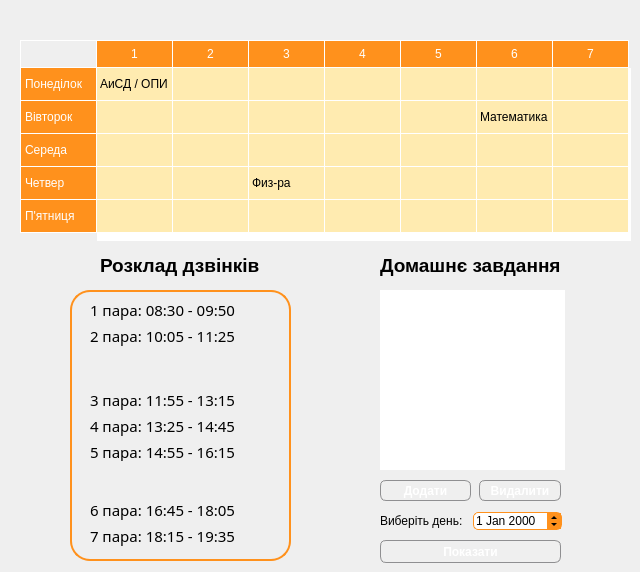
    <widget class="QWidget" name="tabUniversity">
     <attribute name="title">
      <string>Університет</string>
     </attribute>
     <widget class="QTableWidget" name="tableScheduleUniversity">
      <property name="geometry">
       <rect>
        <x>20</x>
        <y>40</y>
        <width>611</width>
        <height>201</height>
       </rect>
      </property>
      <property name="focusPolicy">
       <enum>Qt::NoFocus</enum>
      </property>
      <property name="styleSheet">
       <string notr="true">QHeaderView::section {
    background-color: #ff911c;
    padding: 4px;
    font-size: 9pt;
color: #ffffff;
    border-style: none;
    border-bottom: 1px solid #ffffff;
    border-right: 1px solid #ffffff;
}

QHeaderView::section:horizontal
{
    border-top: 1px solid #ffffff;
}

QHeaderView::section:vertical
{
    border-left: 1px solid #ffffff;
}
QTableWidget {
    gridline-color: #ffffff;
color: #000000;
}
QTableWidget QTableCornerButton::section {
    border: 1px solid #ffffff;
}
QTableWidget::item{ 
    background-color: #ffebb0; 
}
QTableWidget::item:selected{
 background-color: #ffd65e;
 }</string>
      </property>
      <property name="frameShape">
       <enum>QFrame::NoFrame</enum>
      </property>
      <property name="frameShadow">
       <enum>QFrame::Plain</enum>
      </property>
      <property name="lineWidth">
       <number>0</number>
      </property>
      <property name="verticalScrollBarPolicy">
       <enum>Qt::ScrollBarAlwaysOff</enum>
      </property>
      <property name="horizontalScrollBarPolicy">
       <enum>Qt::ScrollBarAlwaysOff</enum>
      </property>
      <property name="selectionMode">
       <enum>QAbstractItemView::NoSelection</enum>
      </property>
      <property name="showGrid">
       <bool>true</bool>
      </property>
      <attribute name="horizontalHeaderCascadingSectionResizes">
       <bool>false</bool>
      </attribute>
      <attribute name="horizontalHeaderMinimumSectionSize">
       <number>39</number>
      </attribute>
      <attribute name="horizontalHeaderDefaultSectionSize">
       <number>76</number>
      </attribute>
      <attribute name="verticalHeaderMinimumSectionSize">
       <number>23</number>
      </attribute>
      <attribute name="verticalHeaderDefaultSectionSize">
       <number>33</number>
      </attribute>
      <row>
       <property name="text">
        <string>Понеділок</string>
       </property>
      </row>
      <row>
       <property name="text">
        <string>Вівторок</string>
       </property>
      </row>
      <row>
       <property name="text">
        <string>Середа</string>
       </property>
      </row>
      <row>
       <property name="text">
        <string>Четвер</string>
       </property>
      </row>
      <row>
       <property name="text">
        <string>П'ятниця</string>
       </property>
      </row>
      <column>
       <property name="text">
        <string>1</string>
       </property>
       <property name="font">
        <font>
         <pointsize>8</pointsize>
        </font>
       </property>
      </column>
      <column>
       <property name="text">
        <string>2</string>
       </property>
      </column>
      <column>
       <property name="text">
        <string>3</string>
       </property>
      </column>
      <column>
       <property name="text">
        <string>4</string>
       </property>
      </column>
      <column>
       <property name="text">
        <string>5</string>
       </property>
      </column>
      <column>
       <property name="text">
        <string>6</string>
       </property>
      </column>
      <column>
       <property name="text">
        <string>7</string>
       </property>
      </column>
      <item row="0" column="0">
       <property name="text">
        <string>АиСД / ОПИ</string>
       </property>
       <property name="font">
        <font>
         <underline>false</underline>
        </font>
       </property>
      </item>
      <item row="1" column="5">
       <property name="text">
        <string>Математика</string>
       </property>
      </item>
      <item row="3" column="2">
       <property name="text">
        <string>Физ-ра</string>
       </property>
      </item>
     </widget>
     <widget class="QLabel" name="label_2">
      <property name="geometry">
       <rect>
        <x>380</x>
        <y>250</y>
        <width>191</width>
        <height>31</height>
       </rect>
      </property>
      <property name="font">
       <font>
        <pointsize>14</pointsize>
        <weight>75</weight>
        <bold>true</bold>
       </font>
      </property>
      <property name="text">
       <string>Домашнє завдання</string>
      </property>
     </widget>
     <widget class="QTableWidget" name="tableHomeWork">
      <property name="geometry">
       <rect>
        <x>380</x>
        <y>290</y>
        <width>185</width>
        <height>180</height>
       </rect>
      </property>
      <property name="toolTip">
       <string>&lt;html&gt;&lt;head/&gt;&lt;body&gt;&lt;p&gt;варвачр&lt;/p&gt;&lt;/body&gt;&lt;/html&gt;</string>
      </property>
      <property name="styleSheet">
       <string notr="true">QHeaderView::section {
    background-color: #ff911c;
    padding: 4px;
    font-size: 9pt;
color: #ffffff;
    border-style: none;
    border-bottom: 1px solid #ffffff;
    border-right: 1px solid #ffffff;
}

QHeaderView::section:horizontal
{
    border-top: 1px solid #ffffff;
}

QHeaderView::section:vertical
{
    border-left: 1px solid #ffffff;
}
QTableWidget {
    gridline-color: #ffffff;
color: #000000;
}
QTableWidget QTableCornerButton::section {
    border: 1px solid #ffffff;
}
QTableWidget::item{ 
    background-color: #ffebb0; 
}
QTableWidget::item:selected{
 background-color: #ffd65e;
 }
QTableWidget QCheckBox{
margin-left:18px;
}</string>
      </property>
      <property name="frameShape">
       <enum>QFrame::NoFrame</enum>
      </property>
      <property name="horizontalScrollBarPolicy">
       <enum>Qt::ScrollBarAlwaysOff</enum>
      </property>
      <attribute name="horizontalHeaderDefaultSectionSize">
       <number>101</number>
      </attribute>
      <attribute name="verticalHeaderDefaultSectionSize">
       <number>31</number>
      </attribute>
     </widget>
     <widget class="QPushButton" name="buttonShowHomework">
      <property name="geometry">
       <rect>
        <x>380</x>
        <y>540</y>
        <width>181</width>
        <height>23</height>
       </rect>
      </property>
      <property name="cursor">
       <cursorShape>PointingHandCursor</cursorShape>
      </property>
      <property name="styleSheet">
       <string notr="true">QPushButton {
     font-weight: bold;
     color: #ffffff;
     border: 1px solid #8f8f91;
     border-radius: 6px;
     background-color: qlineargradient(x1: 0, y1: 0, x2: 0, y2: 1,
                                       stop: 0 #ffebb0, stop: 1  #ff911c);
     min-width: 80px;
 }

 QPushButton:pressed {
     background-color: qlineargradient(x1: 0, y1: 0, x2: 0, y2: 1,
                                       stop: 0  #ff911c, stop: 1 #ffebb0);
 }

 QPushButton:flat {
     border: none; /* для плоской кнопки границы нет */
 }

 QPushButton:default {
     border-color: navy; /* делаем кнопку по умолчанию выпуклой */
 }


</string>
      </property>
      <property name="text">
       <string>Показати</string>
      </property>
     </widget>
     <widget class="QLabel" name="label_10">
      <property name="geometry">
       <rect>
        <x>100</x>
        <y>250</y>
        <width>171</width>
        <height>31</height>
       </rect>
      </property>
      <property name="font">
       <font>
        <pointsize>14</pointsize>
        <weight>75</weight>
        <bold>true</bold>
       </font>
      </property>
      <property name="text">
       <string>Розклад дзвінків</string>
      </property>
     </widget>
     <widget class="QLabel" name="label_19">
      <property name="geometry">
       <rect>
        <x>150</x>
        <y>450</y>
        <width>51</width>
        <height>51</height>
       </rect>
      </property>
      <property name="text">
       <string/>
      </property>
      <property name="pixmap">
       <pixmap resource="resource.qrc">:/rc/coffeeIcon</pixmap>
      </property>
      <property name="scaledContents">
       <bool>true</bool>
      </property>
     </widget>
     <widget class="QLabel" name="label_20">
      <property name="geometry">
       <rect>
        <x>150</x>
        <y>340</y>
        <width>51</width>
        <height>51</height>
       </rect>
      </property>
      <property name="text">
       <string/>
      </property>
      <property name="pixmap">
       <pixmap resource="resource.qrc">:/rc/coffeeIcon</pixmap>
      </property>
      <property name="scaledContents">
       <bool>true</bool>
      </property>
     </widget>
     <widget class="QWidget" name="layoutWidget">
      <property name="geometry">
       <rect>
        <x>90</x>
        <y>300</y>
        <width>181</width>
        <height>46</height>
       </rect>
      </property>
      <layout class="QVBoxLayout" name="verticalLayout_3">
       <item>
        <widget class="QLabel" name="label_11">
         <property name="font">
          <font>
           <family>MS Reference Sans Serif</family>
           <pointsize>11</pointsize>
          </font>
         </property>
         <property name="text">
          <string>1 пара: 08:30 - 09:50</string>
         </property>
        </widget>
       </item>
       <item>
        <widget class="QLabel" name="label_12">
         <property name="font">
          <font>
           <family>MS Reference Sans Serif</family>
           <pointsize>11</pointsize>
          </font>
         </property>
         <property name="text">
          <string>2 пара: 10:05 - 11:25</string>
         </property>
        </widget>
       </item>
      </layout>
     </widget>
     <widget class="QWidget" name="layoutWidget">
      <property name="geometry">
       <rect>
        <x>90</x>
        <y>390</y>
        <width>181</width>
        <height>71</height>
       </rect>
      </property>
      <layout class="QVBoxLayout" name="verticalLayout_4">
       <item>
        <widget class="QLabel" name="label_13">
         <property name="font">
          <font>
           <family>MS Reference Sans Serif</family>
           <pointsize>11</pointsize>
          </font>
         </property>
         <property name="text">
          <string>3 пара: 11:55 - 13:15</string>
         </property>
        </widget>
       </item>
       <item>
        <widget class="QLabel" name="label_14">
         <property name="font">
          <font>
           <family>MS Reference Sans Serif</family>
           <pointsize>11</pointsize>
          </font>
         </property>
         <property name="text">
          <string>4 пара: 13:25 - 14:45</string>
         </property>
        </widget>
       </item>
       <item>
        <widget class="QLabel" name="label_15">
         <property name="font">
          <font>
           <family>MS Reference Sans Serif</family>
           <pointsize>11</pointsize>
          </font>
         </property>
         <property name="text">
          <string>5 пара: 14:55 - 16:15</string>
         </property>
        </widget>
       </item>
      </layout>
     </widget>
     <widget class="QWidget" name="layoutWidget">
      <property name="geometry">
       <rect>
        <x>90</x>
        <y>500</y>
        <width>181</width>
        <height>46</height>
       </rect>
      </property>
      <layout class="QVBoxLayout" name="verticalLayout_5">
       <item>
        <widget class="QLabel" name="label_16">
         <property name="font">
          <font>
           <family>MS Reference Sans Serif</family>
           <pointsize>11</pointsize>
          </font>
         </property>
         <property name="text">
          <string>6 пара: 16:45 - 18:05</string>
         </property>
        </widget>
       </item>
       <item>
        <widget class="QLabel" name="label_18">
         <property name="font">
          <font>
           <family>MS Reference Sans Serif</family>
           <pointsize>11</pointsize>
          </font>
         </property>
         <property name="text">
          <string>7 пара: 18:15 - 19:35</string>
         </property>
        </widget>
       </item>
      </layout>
     </widget>
     <widget class="QGroupBox" name="groupBox">
      <property name="geometry">
       <rect>
        <x>70</x>
        <y>290</y>
        <width>221</width>
        <height>271</height>
       </rect>
      </property>
      <property name="styleSheet">
       <string notr="true">QGroupBox { 
     border: 2px solid #ff911c; 
     border-radius: 20px; 
 }</string>
      </property>
      <property name="title">
       <string/>
      </property>
     </widget>
     <widget class="QWidget" name="layoutWidget">
      <property name="geometry">
       <rect>
        <x>380</x>
        <y>510</y>
        <width>182</width>
        <height>22</height>
       </rect>
      </property>
      <layout class="QHBoxLayout" name="horizontalLayout">
       <item>
        <widget class="QLabel" name="label_3">
         <property name="text">
          <string>Виберіть день:</string>
         </property>
        </widget>
       </item>
       <item>
        <widget class="QDateEdit" name="dateEdit">
         <property name="cursor">
          <cursorShape>PointingHandCursor</cursorShape>
         </property>
         <property name="styleSheet">
          <string notr="true">QDateEdit:enabled {
 border: 1px solid #ff911c;
 border-radius: 5px;
 background-color: white;
 }
QDateEdit:disabled {
 border: 1px solid #CCCCCC;
 border-radius: 5px;
 background-color: white;
 }

QDateEdit::up-arrow:enabled { 
border-left: 3px solid none;
border-right: 3px solid none;
 border-bottom: 3px solid black; 
width: 0px;
 height: 0px; 
}
QDateEdit::up-arrow:disabled { 
border-left: 3px solid none;
border-right: 3px solid none;
 border-bottom: 3px solid black; 
width: 0px;
 height: 0px; 
}


QDateEdit::up-button:enabled {
 width: 14px; 
height: 9px; 
background-color: #FF911C;
}
QDateEdit::up-button:disabled {
 width: 14px; 
height: 9px; 
background-color: #CCCCCC;
}

QDateEdit::up-button:hover {
 background-color: #FFD65E;
 border-top-right-radius: 5px; /* same radius as the QComboBox */
}
 
QDateEdit::down-arrow:enabled { 
border-left: 3px solid none;
border-right: 3px solid none; 
border-top: 3px solid black; 
width: 0px; 
height: 0px; 
}

QDateEdit::down-arrow:disabled { 
border-left: 3px solid none;
border-right: 3px solid none; 
border-top: 3px solid black; 
width: 0px; 
height: 0px; 
}


QDateEdit::down-button:enabled { 
width: 14px; 
height: 9px;
 background-color: #FF911C;
}
QDateEdit::down-button:disabled { 
width: 14px; 
height: 9px;
 background-color: #CCCCCC;
}
QDateEdit::down-button:hover {
 background-color: #FFD65E;
 border-bottom-right-radius: 3px;
}

QDateEdit::up-arrow:hover { 
border-left: 3px solid none;
border-right: 3px solid none;
 border-bottom: 3px solid black;
 width: 0px; 
height: 0px; 
}
QDateEdit::down-arrow:hover {
 border-left: 3px solid none;
border-right: 3px solid none;
 border-top: 3px solid black;
 width: 0px;
 height: 0px; 
}</string>
         </property>
        </widget>
       </item>
      </layout>
     </widget>
     <widget class="QPushButton" name="buttonAddHomeWork">
      <property name="geometry">
       <rect>
        <x>380</x>
        <y>480</y>
        <width>91</width>
        <height>21</height>
       </rect>
      </property>
      <property name="cursor">
       <cursorShape>PointingHandCursor</cursorShape>
      </property>
      <property name="styleSheet">
       <string notr="true">QPushButton {
     color: #ffffff;
     font-weight: bold;
     border: 1px solid #8f8f91;
     border-radius: 6px;
     background-color: qlineargradient(x1: 0, y1: 0, x2: 0, y2: 1,
                                       stop: 0 #ffebb0, stop: 1  #58b500);
     min-width: 80px;
 }

 QPushButton:pressed {
     background-color: qlineargradient(x1: 0, y1: 0, x2: 0, y2: 1,
                                       stop: 0  #58b500, stop: 1 #ffebb0);
 }

 QPushButton:flat {
     border: none; /* для плоской кнопки границы нет */
 }

 QPushButton:default {
     border-color: navy; /* делаем кнопку по умолчанию выпуклой */
 }


</string>
      </property>
      <property name="text">
       <string>Додати</string>
      </property>
     </widget>
     <widget class="QPushButton" name="buttonRemoveHomeWork">
      <property name="geometry">
       <rect>
        <x>479</x>
        <y>480</y>
        <width>82</width>
        <height>21</height>
       </rect>
      </property>
      <property name="cursor">
       <cursorShape>PointingHandCursor</cursorShape>
      </property>
      <property name="styleSheet">
       <string notr="true">QPushButton {
     color: #ffffff;
     font-weight: bold;
     border: 1px solid #8f8f91;
     border-radius: 6px;
     background-color: qlineargradient(x1: 0, y1: 0, x2: 0, y2: 1,
                                       stop: 0 #ffebb0, stop: 1  #fc5a03);
     min-width: 80px;
 }

 QPushButton:pressed {
     background-color: qlineargradient(x1: 0, y1: 0, x2: 0, y2: 1,
                                       stop: 0  #fc5a03, stop: 1 #ffebb0);
 }

 QPushButton:flat {
     border: none; /* для плоской кнопки границы нет */
 }

 QPushButton:default {
     border-color: navy; /* делаем кнопку по умолчанию выпуклой */
 }


</string>
      </property>
      <property name="text">
       <string>Видалити</string>
      </property>
     </widget>
    </widget>
